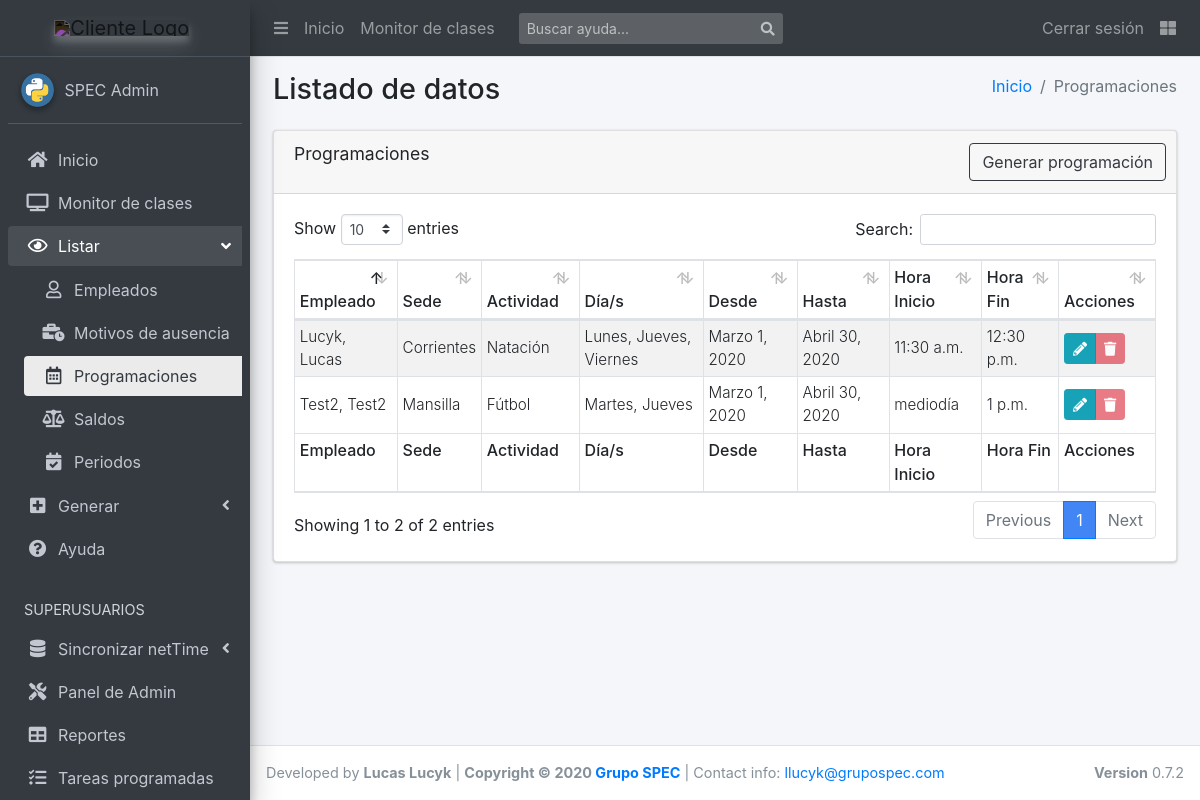
The page /list/programaciones/ (signed in) on the database its author committed.
### scg_app/models.py (models this page shows, shortened)
class Recurrencia(models.Model):
    fecha_desde = models.DateField(default=timezone.now)
    fecha_hasta = models.DateField(blank=True)
    horario_desde = models.TimeField(default=timezone.now)
    horario_hasta = models.TimeField(blank=True)
    empleado = models.ForeignKey(
        'Empleado', on_delete=models.SET(''), null=True)
    actividad = models.ForeignKey(
        'Actividad', on_delete=models.SET(''), null=True)
    sede = models.ForeignKey('Sede', on_delete=models.SET(''), null=True)
    weekdays = MultiSelectField(
        'Días de la semana', choices=settings.DIA_SEMANA_CHOICES,
        null=True, blank=True)
    locked = models.BooleanField(null=True, blank=True, default=False)
    def get_dias_str(self):
        return ', '.join(utils.get_dia_display(*self.weekdays))
    get_dias_str.short_description = "Días"
    def get_edit_url(self):
        return reverse('programacion_update', kwargs={"pk": self.id})
    class Meta:
        verbose_name = "Recurrencia"
        verbose_name_plural = "Recurrencias"
        get_latest_by = "id"

class Empleado(models.Model):
    id_netTime = models.PositiveIntegerField(default=0,
        validators=[MinValueValidator(1)],
        unique=True,
        help_text="Para matchear marcajes e importaciones"
    )
    apellido = models.CharField(max_length=20)
    nombre = models.CharField(max_length=20)
    dni = models.CharField(max_length=8, unique=True)
    legajo = models.CharField(max_length=10, null=True, blank=True)
    empresa = models.CharField(max_length=10, null=True, blank=True)
    tipo = models.ForeignKey(
        'TipoContrato', on_delete=models.CASCADE, null=True, blank=True)
    liquidacion = models.ForeignKey(
        'TipoLiquidacion', on_delete=models.CASCADE, null=True, blank=True)
    escala = models.ManyToManyField('Escala')
    def __str__(self):
        return '{}, {}'.format(
            self.apellido,
            self.nombre if self.nombre else ''
        )
    class Meta:
        verbose_name = "Empleado"
        verbose_name_plural = "Empleados"
        get_latest_by = "id"

class Sede(models.Model):
    id_netTime = models.PositiveIntegerField(
        default=0,
        validators=[MinValueValidator(1)],
        unique=True,
        help_text="Para matchear marcajes e importaciones")
    nombre = models.CharField(max_length=40)
    tipo = models.CharField(max_length=30, default="Física", blank=True)
    class Meta:
        verbose_name = "Sede"
        verbose_name_plural = "Sedes"
        get_latest_by = "id"

class Actividad(models.Model):
    nombre = models.CharField(max_length=100)
    grupo = models.ForeignKey(
        'GrupoActividad', on_delete=models.SET(''), null=True, blank=True)
    class Meta:
        verbose_name = "Actividad"
        verbose_name_plural = "Actividades"
        get_latest_by = "id"

### scg_app/views.py (the view)
# urls.py: path('programaciones/', views.RecurrenciasList.as_view(),
class RecurrenciasList(LoginRequiredMixin, ListView):
    model = Recurrencia
    template_name = 'apps/scg_app/list/programaciones.html'
    context_object_name = 'programaciones_list'
    ordering = ['-fecha_desde', '-horario_desde', 'actividad__nombre']

### scg_app/utils.py (called while the page is built)
def get_dia_display(*args):
    to_dict = dict(settings.DIA_SEMANA_CHOICES)
    return [to_dict.get(str(char)) for char in args]

### templates/apps/scg_app/list/programaciones.html
{% extends "apps/scg_app/list/base.html" %}
{% block active_ver_program %} active {% endblock %}
{% block route %}
  <li class="breadcrumb-item"><a href="{% url 'index' %}">Inicio</a></li>
  <li class="breadcrumb-item active">Programaciones</li>
{% endblock route %}
{% block tableName %}Programaciones{% endblock %}
{% block generar_btn %}
  <a href="{% url 'programar' %}" class="btn btn-outline-dark">Generar programaci&oacute;n</a>
{% endblock %}
{% block tableHeaders %}
  <tr>
    <th>Empleado</th>
    <th>Sede</th>
    <th>Actividad</th>
    <th>D&iacute;a/s</th>
    <th>Desde</th>
    <th>Hasta</th>
    <th>Hora Inicio</th>
    <th>Hora Fin</th>
    <th>Acciones</th>
  </tr>
{% endblock %}
{% block tableBody %}
  {% for programacion in programaciones_list %}
    <tr>
      <td class="align-middle">{{programacion.empleado|capfirst}}</td>
      <td class="align-middle">{{programacion.sede.nombre|capfirst}}</td>
      <td class="align-middle">{{programacion.actividad.nombre|capfirst}}</td>
      <td class="align-middle">{{programacion.get_dias_str}}</td>
      <td class="align-middle">{{programacion.fecha_desde}}</td>
      <td class="align-middle">{{programacion.fecha_hasta}}</td>
      <td class="align-middle">{{programacion.horario_desde}}</td>
      <td class="align-middle">{{programacion.horario_hasta}}</td>
      <td class="py-0 align-middle">
        <div class="btn-group btn-group-sm">
          <a href="{{ programacion.get_edit_url|safe }}" class="btn btn-info"><i class="fas fa-pencil-alt"></i></a>
          {% if programacion.locked %}
            <a href="#" class="btn btn-danger disabled" role="button" aria-disabled="true">
              <i class="fas fa-trash"></i>
            </a>
          {% else %}
            <a href="{{ programacion.get_delete_url|safe }}" class="btn btn-danger"><i class="fas fa-trash"></i></a>
          {% endif %}
        </div>
      </td>
    </tr>
  {% endfor %}
{% endblock %}
{% block tableFooter %}
  <tr>
    <th>Empleado</th>
    <th>Sede</th>
    <th>Actividad</th>
    <th>D&iacute;a/s</th>
    <th>Desde</th>
    <th>Hasta</th>
    <th>Hora Inicio</th>
    <th>Hora Fin</th>
    <th>Acciones</th>
  </tr>
{% endblock %}

### templates/base_template.html (shortened to what this page needs)
<!DOCTYPE html>
<html lang="es">
<head>
  {% load static %}
  <link rel="stylesheet" href="{%  static 'css/main.css' %}">
  <link rel="stylesheet" href="https://code.ionicframework.com/ionicons/2.0.1/css/ionicons.min.css">
  <link rel="stylesheet" href="{%  static 'dist/css/adminlte.min.css' %}">
  <link rel="stylesheet" href="https://cdnjs.cloudflare.com/ajax/libs/Chart.js/2.8.0/Chart.min.css" />
  <link rel="stylesheet" href="https://stackpath.bootstrapcdn.com/bootstrap/4.4.1/css/bootstrap.min.css">
  {% if 1 == 1 %}
    <link rel="stylesheet" href="https://use.fontawesome.com/releases/v5.8.2/css/all.css">
  {% else %}
    <link rel="stylesheet" href="{%  static 'plugins/fontawesome-free/css/all.min.css' %}">
  {% endif %}
  {% block extra_css %}
  {% endblock %}
</head>
<body class="hold-transition sidebar-mini layout-fixed .layout-footer-fixed .layout-navbar-fixed">
<div class="wrapper">
  <nav class="main-header navbar navbar-expand navbar-dark navbar-dark">
    <ul class="navbar-nav">
      <li class="nav-item">
        <a class="nav-link" data-widget="pushmenu" href="#" role="button"><i class="fas fa-bars"></i></a>
      </li>
      <li class="nav-item d-none d-sm-inline-block">
        <a href="{% url 'index' %}" class="nav-link">Inicio</a>
      </li>
      <li class="nav-item d-none d-sm-inline-block">
        <a href="{% url 'clases_view'%}" class="nav-link">Monitor de clases</a>
      </li>
    </ul>
    <form class="form-inline ml-3">
      <div class="input-group input-group-sm">
        <input class="form-control form-control-navbar" type="search" placeholder="Buscar ayuda..." aria-label="Buscar">
        <div class="input-group-append">
          <button class="btn btn-navbar" type="submit">
            <i class="fas fa-search"></i>
          </button>
        </div>
      </div>
    </form>
    <ul class="navbar-nav ml-auto">
      {% if user.is_authenticated %}
        <li class="nav-item">
          <a class="nav-link" href="{% url 'logout'%}?next={{request.path}}">
          Cerrar sesi&oacute;n
          </a>
        </li>
      {% endif %}
      <li class="nav-item">
        <a class="nav-link" data-widget="control-sidebar" data-slide="true" href="#" role="button">
          <i class="fas fa-th-large"></i>
        </a>
      </li>
    </ul>
  </nav>
  <aside class="main-sidebar sidebar-dark-primary elevation-4">
    <a id="logo-big" href="{% url 'index' %}" class="brand-link text-center" style="display:none;">
      <img src="https://megatlon.com/megatlon/images/megatlon.svg"
           alt="Cliente Logo"
           class="brand-image elevation-3 invert-color img-center"
           style="opacity: .8;">
      <span class="brand-text font-weight-light">&nbsp;</span>
    </a>
    <div class="sidebar">
      <div class="user-panel mt-3 pb-3 mb-3 d-flex">
        <div class="image">
          <img src="{% static 'img/python.png' %}" class="img-circle elevation-2" alt="User Image">
        </div>
        <div class="info">
          <a href="#" class="d-block">{{ user.last_name }} {{ user.first_name }}</a>
        </div>
      </div>
      <nav class="mt-2">
        <ul class="nav nav-pills nav-sidebar flex-column nav-child-indent" data-widget="treeview" role="menu" data-accordion="false">
          <li class="nav-item">
            <a href="{% url 'index' %}" class="nav-link {% block active_home %}{% endblock %}">
              <i class="nav-icon fas fa-home"></i>
              <p>Inicio</p>
            </a>
          </li>
          <li class="nav-item">
            <a href="{% url 'clases_view'%}" class="nav-link {% block active_monitor %}{% endblock %}">
              <i class="nav-icon fas fa-tv"></i>
              <p>Monitor de clases</p>
            </a>
          </li>
          <li class="nav-item has-treeview {% block open_ver %}{% endblock %}">
            <a href="#" class="nav-link">
              <i class="nav-icon far fa-eye"></i>
              <p>
                Listar
                <i class="fas fa-angle-left right"></i>
              </p>
            </a>
            <ul class="nav nav-treeview">
              <li class="nav-item">
                <a href="{% url 'empleados_view'%}" class="nav-link {% block active_ver_empleados %}{% endblock %}">
                  <i class="far fa-user nav-icon"></i>
                  <p>Empleados</p>
                </a>
              </li>
              <li class="nav-item">
                <a href="{% url 'motivos_ausencia_view'%}" class="nav-link {% block active_ver_mot_aus %}{% endblock %}">
                  <i class="fas fa-business-time nav-icon"></i>
                  <p>Motivos de ausencia</p>
                </a>
              </li>
              <li class="nav-item">
                <a href="{% url 'programaciones_view'%}" class="nav-link {% block active_ver_program %}{% endblock %}">
                  <i class="far fa-calendar-alt nav-icon"></i>
                  <p>Programaciones</p>
                </a>
              </li>
              <li class="nav-item">
                <a href="{% url 'saldos_view'%}" class="nav-link {% block active_ver_saldos %}{% endblock %}">
                  <i class="fas fa-balance-scale nav-icon"></i>
                  <p>Saldos</p>
                </a>
              </li>
              <li class="nav-item">
                <a href="{% url 'periodos_view'%}" class="nav-link {% block active_ver_periodos %}{% endblock %}">
                  <i class="fas fa-calendar-check nav-icon"></i>
                  <p>Periodos</p>
                </a>
              </li>
            </ul>
          </li>
          <li class="nav-item has-treeview {% block open_crear %}{% endblock %}">
            <a href="#" class="nav-link">
              <i class="nav-icon fas fa-plus-square"></i>
              <p>
                Generar
                <i class="right fas fa-angle-left"></i>
              </p>
            </a>
          </li>
          <li class="nav-item">
            <a href="{% url 'wiki'%}" class="nav-link {% block active_wiki %}{% endblock %}">
              <i class="nav-icon fas fa-question-circle"></i>
              <p>Ayuda</p>
            </a>
          </li>
          {% if user.is_superuser %}
            <li class="nav-header">SUPERUSUARIOS</li>
            <li class="nav-item has-treeview">
              <a href="#" class="nav-link">
                <i class="nav-icon fas fa-database"></i>
                <p>
                  Sincronizar netTime
                  <i class="right fas fa-angle-left"></i>
                </p>
              </a>
            </li>
            <li class="nav-item">
              <a href="/admin/" target="_blank" class="nav-link">
                <i class="nav-icon fas fa-tools"></i>
                <p>Panel de Admin</p>
              </a>
            </li>
            <li class="nav-item">
              <a href="/report_builder/" target="_blank" class="nav-link">
                <i class="nav-icon fas fa-table"></i>
                <p>Reportes</p>
              </a>
            </li>
            <li class="nav-item">
              <a href="{% url 'tasks_management' %}" class="nav-link {% block active_tareas %}{% endblock %}">
                <i class="nav-icon fas fa-tasks"></i>
                <p>Tareas programadas</p>
              </a>
            </li>
          {% endif %}
        </ul>
      </nav>
    </div>
  </aside>
  <div class="content-wrapper">
    <section class="content-header">
      <div class="container-fluid">
        <div class="row mb-2">
          <div class="col-sm-6">
            <h1>{% block namepage %}Inicio{% endblock %}</h1>
          </div>
          <div class="col-sm-6">
            <ol class="breadcrumb float-sm-right">
              {% block route %}{% endblock %}
            </ol>
          </div>
        </div>
      </div>
    </section>
    <section class="content">
      <div class="container-fluid">
        {% block content %}{% endblock %}
      </div>
    </section>
  </div>
  <footer class="main-footer">
    <div class="float-right d-none d-sm-block">
      <b>Version</b> 0.7.2
    </div>
    Developed by <strong>Lucas Lucyk</strong> |
    <strong>Copyright &copy; 2020 <a href="https://grupospec.com/es/">Grupo SPEC</a></strong>
    | Contact info: <a href="mailto:llucyk@grupospec.com">llucyk@grupospec.com</a>
  </footer>
</div>
</body>
</html>

### static/css/main.css (style rules this page uses)
footer { font-size: .9rem; }
table td { font-size: .95rem; font-weight: 300; }
table th { font-size: 1rem; font-weight: 500; }
.invert-color { -webkit-filter: invert(1); filter: invert(1); }
.img-center { float: none !important; }

### rows shown on the page
Recurrencia: empleado "Test2, Test2", sede.nombre "Mansilla", actividad.nombre "Fútbol", get_dias_str "Martes, Jueves", fecha_desde "Marzo 1, 2020", fecha_hasta "Abril 30, 2020", horario_desde "mediodía", horario_hasta "1 p.m.", locked True (drawn)
Recurrencia: empleado "Lucyk, Lucas", sede.nombre "Corrientes", actividad.nombre "Natación", get_dias_str "Lunes, Jueves, Viernes", fecha_desde "Marzo 1, 2020", fecha_hasta "Abril 30, 2020", horario_desde "11:30 a.m.", horario_hasta "12:30 p.m.", locked True (drawn)

### other values the page prints
{{ user.last_name }} "SPEC"
{{ user.first_name }} "Admin"
